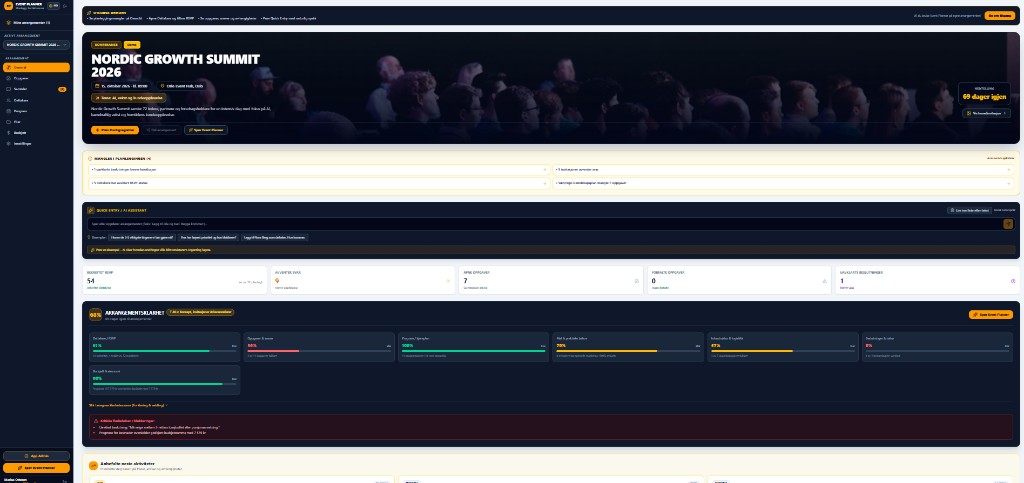
#> input picture scripts/assets/event-planner-demo-reference.png, 1024 x 483 px
$ python crop-event-planner-hero-from-reference.py
#> lines starting #> are read from the running program, lines starting #| are printed output that depends on the picture
"""Crop landscape hero (1800×600) from the current demo reference screenshot."""

from __future__ import annotations

from pathlib import Path

from PIL import Image

ROOT = Path(__file__).resolve().parents[1]
REF = ROOT / "scripts" / "assets" / "event-planner-demo-reference.png"
OUT = ROOT / "public" / "images" / "event-planner-hero.png"

TARGET_W, TARGET_H = 1800, 600
# Vertical offset after scaling to 1800 px width — balances hero, KPI and readiness incl. Budsjett & økonomi.
CROP_TOP = 140


def main() -> None:
    im = Image.open(REF)
#> im is the input picture: PIL image 1024x483 RGB; mean R, G, B 87.8, 90.4, 99.5
    scale = TARGET_W / im.width
#> scale = 1.76
    scaled_h = int(im.height * scale)
#> scaled_h = 849
    scaled = im.resize((TARGET_W, scaled_h), Image.Resampling.LANCZOS)
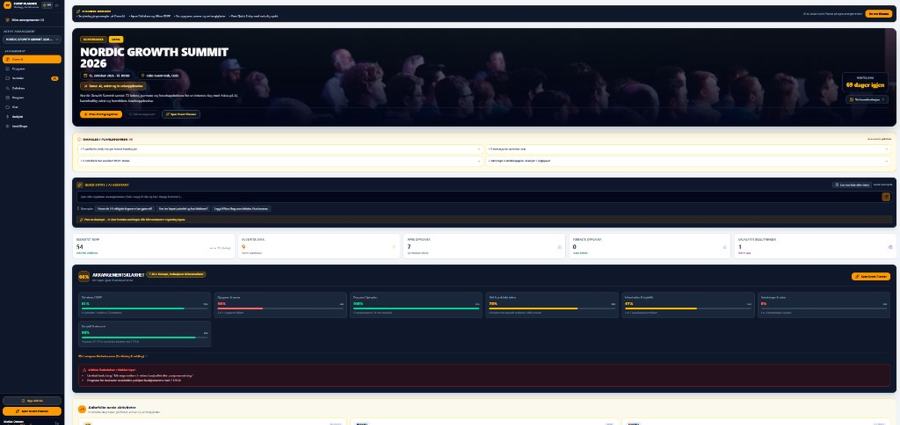
#> scaled: PIL image 1800x849 RGB (shown at 1/2 size); mean R, G, B 87.7, 90.4, 99.4
    crop = scaled.crop((0, CROP_TOP, TARGET_W, CROP_TOP + TARGET_H))
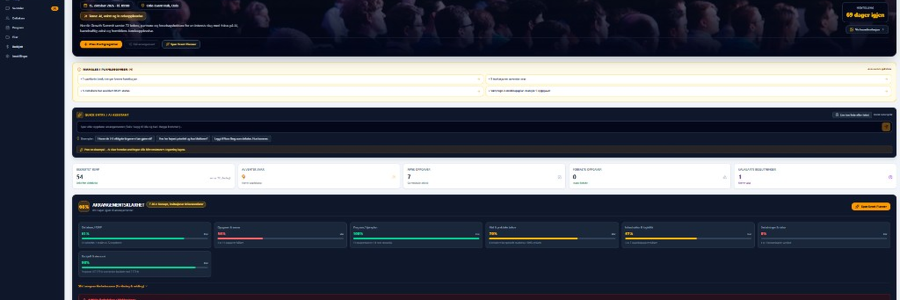
#> crop: PIL image 1800x600 RGB (shown at 1/2 size); mean R, G, B 83.3, 87.4, 97.8
    OUT.parent.mkdir(parents=True, exist_ok=True)
    crop.save(OUT, "PNG", optimize=True)
    print(f"Saved {OUT} ({TARGET_W}x{TARGET_H}) from reference crop top={CROP_TOP}")


if __name__ == "__main__":
    main()
